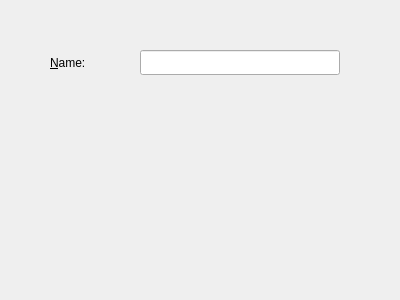
<?xml version='1.0' encoding='utf-8'?>
<ui version="4.0">
  <!-- Generated for PYSIDE6 -->
  <class>BuddyTest</class>
  <widget class="QDialog" name="BuddyTest">
    <property name="geometry">
      <rect>
        <x>0</x>
        <y>0</y>
        <width>400</width>
        <height>300</height>
      </rect>
    </property>
    <property name="windowTitle">
      <string>BuddyTest</string>
    </property>
    <widget class="QLabel" name="nameLabel">
      <property name="text">
        <string>&amp;Name:</string>
      </property>
      <property name="geometry">
        <rect>
          <x>50</x>
          <y>50</y>
          <width>80</width>
          <height>25</height>
        </rect>
      </property>
      <property name="buddy">
        <string>nameInput</string>
      </property>
    </widget>
    <widget class="QLineEdit" name="nameInput">
      <property name="geometry">
        <rect>
          <x>140</x>
          <y>50</y>
          <width>200</width>
          <height>25</height>
        </rect>
      </property>
    </widget>
  </widget>
</ui>
